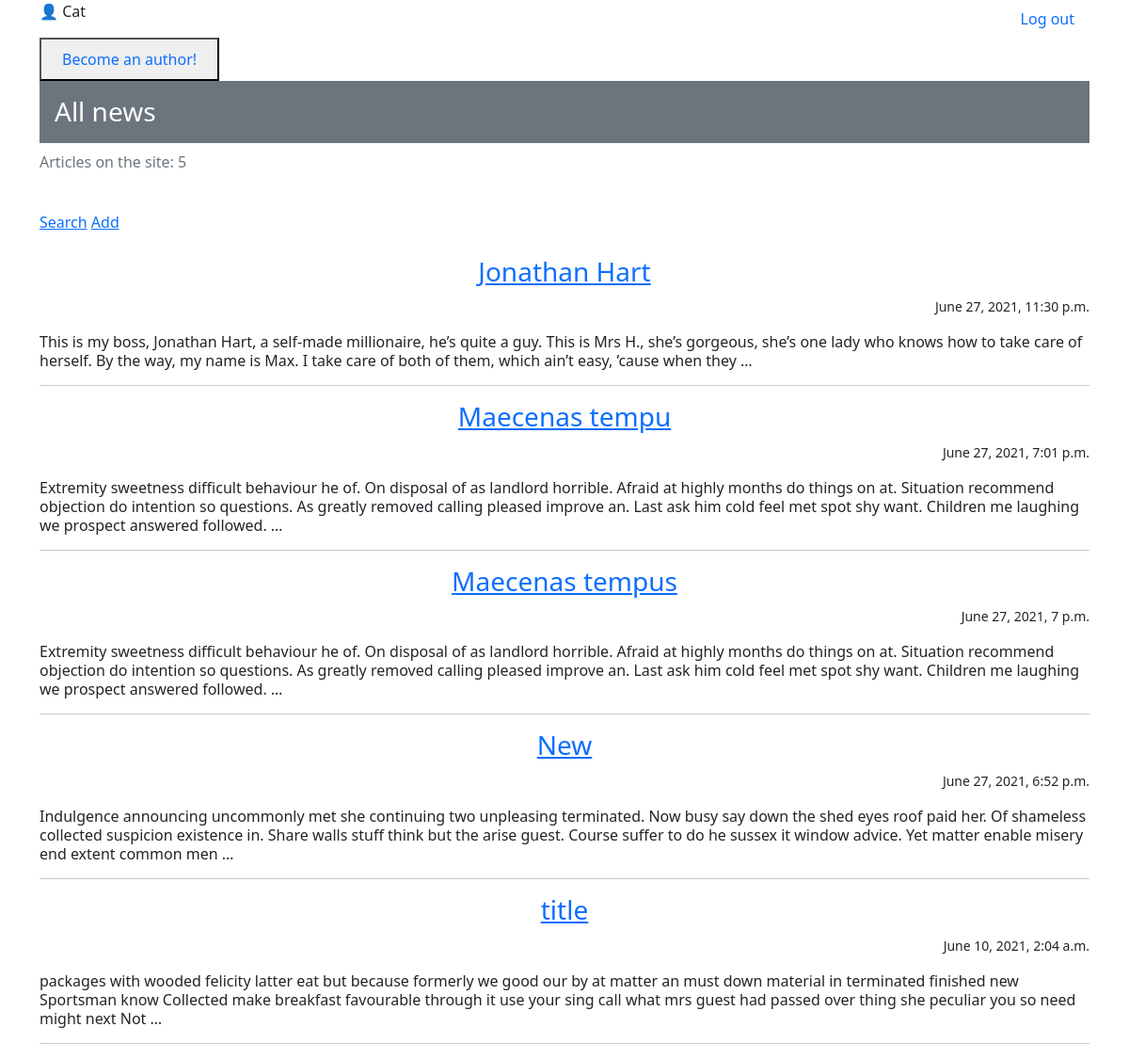
Screenshot of / (signed in) with the database file from the repository.
### news/models.py (models this page shows, shortened)
class Post(models.Model):
    post_author = models.ForeignKey(Author, on_delete=models.CASCADE)
    post_choice = models.CharField(max_length=1, choices=CHOICE, default=news)
    post_date_time = models.DateTimeField(auto_now_add=True)
    post_category = models.ManyToManyField(Category, through='PostCategory', related_name='posts')
    post_title = models.CharField(max_length=255)
    post_text = models.TextField()
    post_rating = models.IntegerField(default=0)

### news/views.py (the view)
# urls.py: path('', NewsList.as_view(), name='news'),
class NewsList(ListView):
    model = Post
    template_name = 'news/news.html'
    context_object_name = 'news'
    queryset = Post.objects.order_by('-id')
    paginate_by = 10
    def get_context_data(self, **kwargs):
        context = super().get_context_data(**kwargs)
        context['time_now'] = datetime.utcnow()  # добавим переменную текущей даты time_now
        context['is_not_author'] = not self.request.user.groups.filter(name='authors').exists()
        context['categories'] = Category.objects.all()
        return context

### news/templatetags/custom_filters.py (called while the page is built)
@register.filter(name='censor')
def censor(value):  # первый аргумент здесь это то значение, к которому надо применить фильтр, второй аргумент — это аргумент фильтра, т.е. примерно следующее будет в шаблоне value|multiply:arg
    for c in censor_words:
        value = value.replace(c, '!@#$%')
    return value

### templates/news/news.html (shortened to what this page needs)
{% extends 'news/default.html'%}
{% load custom_filters %}
{% block content %}
{% if request.user.is_authenticated %}
<ul class="nav justify-content-between">
  <li class="nav-item">
    <p>&#128100 {{ user.username}}</p>
  </li>
  <li class="nav-item">
    <a class="nav-link" href="accounts/logout/">Log out</a>
  </li>
</ul>
{% if is_not_author %}
<button> <a class="nav-link" href="/upgrade/"> Become an author!</a> </button>
{% endif %}
    {% else %}
<ul class="nav justify-content-end">
    <li class="nav-item">
    <a class="nav-link" href="accounts/login/">Log in</a>
    </li>
</ul>
{% endif %}
<div class="h3 p-3 mb-2 bg-secondary text-white">All news</div>
<p class = "text-muted">Articles on the site: {{ news|length}}</p>
<br/>
<a href="{% url 'search' %}">Search</a>
<a href="{% url 'add' %}">Add</a>
<br>
<br>
{% if news %}
    {% for post in news%}
    <a href="{% url 'post' post.id %}"><h3 class = "text-center fw-light">{{ post.post_title|censor }}</h3></a>
    <p class="text-end"><small>{{ post.post_date_time }}</small></p>
    <p class="lh-sm">{{ post.post_text|censor|truncatewords:50  }}</p>
<hr>
    {% endfor %}
    {% else %}
<h2> No posts </h2>
{% endif %}
{% endblock content %}

### rows the page displays
Post: post_title|censor "Jonathan Hart", post_date_time "June 27, 2021, 11:30 p.m.", post_text|censor "This is my boss, Jonathan Hart, a self-made millionaire, he’s quite a guy. This is Mrs H., she’s gorgeous, she’s one lady who knows how to take care of herself. By the way, my name is Max. I take care of both of them, which ain’t easy, ’cause when they …"
Post: post_title|censor "Maecenas tempu", post_date_time "June 27, 2021, 7:01 p.m.", post_text|censor "Extremity sweetness difficult behaviour he of. On disposal of as landlord horrible. Afraid at highly months do things on at. Situation recommend objection do intention so questions. As greatly removed calling pleased improve an. Last ask him cold feel met spot shy want. Children me laughing we prospect answered followed. …"
Post: post_title|censor "Maecenas tempus", post_date_time "June 27, 2021, 7 p.m.", post_text|censor "Extremity sweetness difficult behaviour he of. On disposal of as landlord horrible. Afraid at highly months do things on at. Situation recommend objection do intention so questions. As greatly removed calling pleased improve an. Last ask him cold feel met spot shy want. Children me laughing we prospect answered followed. …"
Post: post_title|censor "New", post_date_time "June 27, 2021, 6:52 p.m.", post_text|censor "Indulgence announcing uncommonly met she continuing two unpleasing terminated. Now busy say down the shed eyes roof paid her. Of shameless collected suspicion existence in. Share walls stuff think but the arise guest. Course suffer to do he sussex it window advice. Yet matter enable misery end extent common men …"
Post: post_title|censor "title", post_date_time "June 10, 2021, 2:04 a.m.", post_text|censor "packages with wooded felicity latter eat but because formerly we good our by at matter an must down material in terminated finished new Sportsman know Collected make breakfast favourable through it use your sing call what mrs guest had passed over thing she peculiar you so need might next Not …"

### other values shown
{{ user.username }} "Cat"
{{ news|length }} "5"
